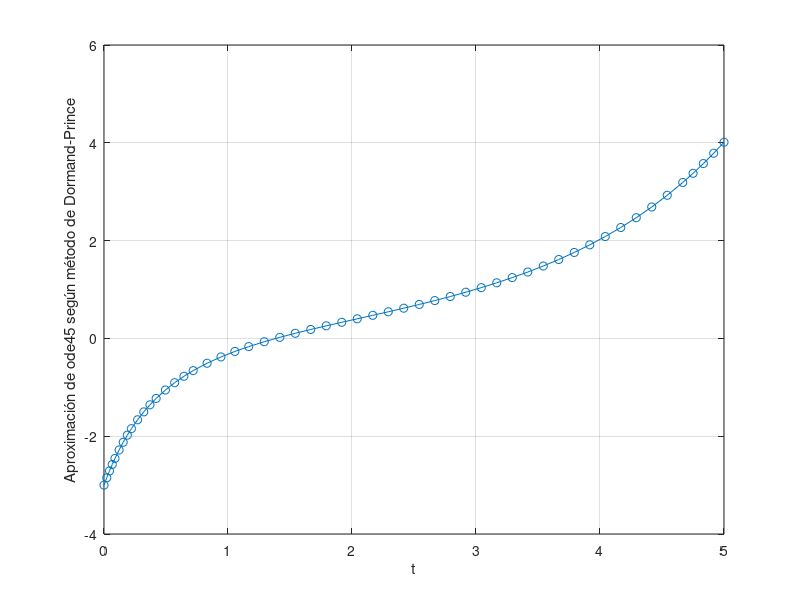
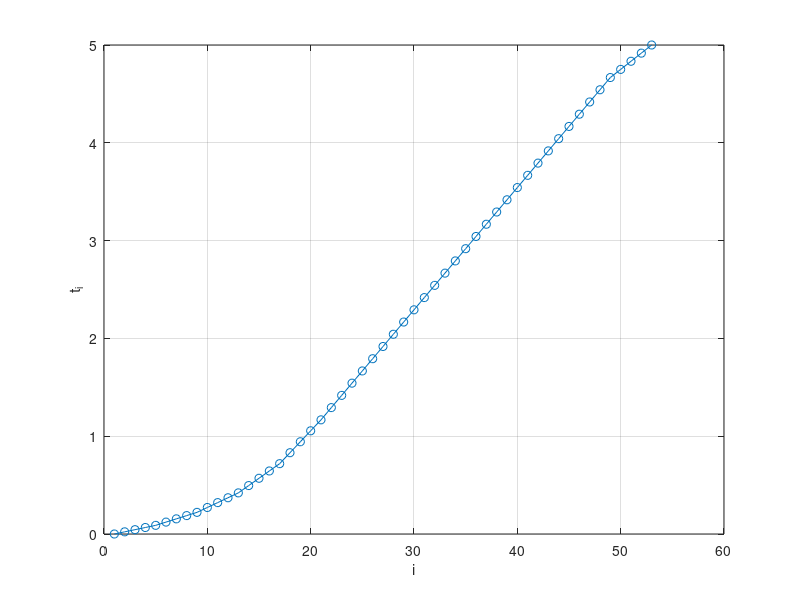
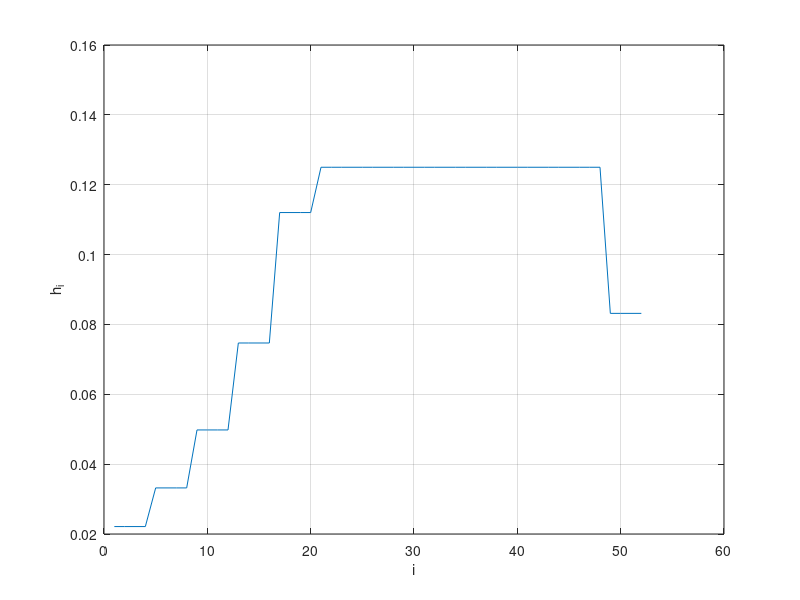

These charts were generated, in order, by the following MATLAB code:
clear;

TRANGE=[0,5]; Yi=-3;
ErrGlobal=odeset("AbsTol", 1e-3);
f=@(t,y) ((-2)*y/(1+t))+exp(t)/((1+t)^2);
sol=@(t) (-4 + exp(t))*(1+t)^-2;

[tode45, yode45]=ode45(f, TRANGE, Yi, ErrGlobal);
figure(1)
plot(tode45, yode45,'-o');
grid on;
xlabel("t");
ylabel("Aproximación de ode45 según método de Dormand-Prince");

figure(2)
plot(tode45,'-o');
grid on;
xlabel("i")
ylabel("t_i");

max(diff(tode45))
min(diff(tode45))
figure(3)
plot(diff(tode45));
grid on;
xlabel("i");
ylabel("h_i");